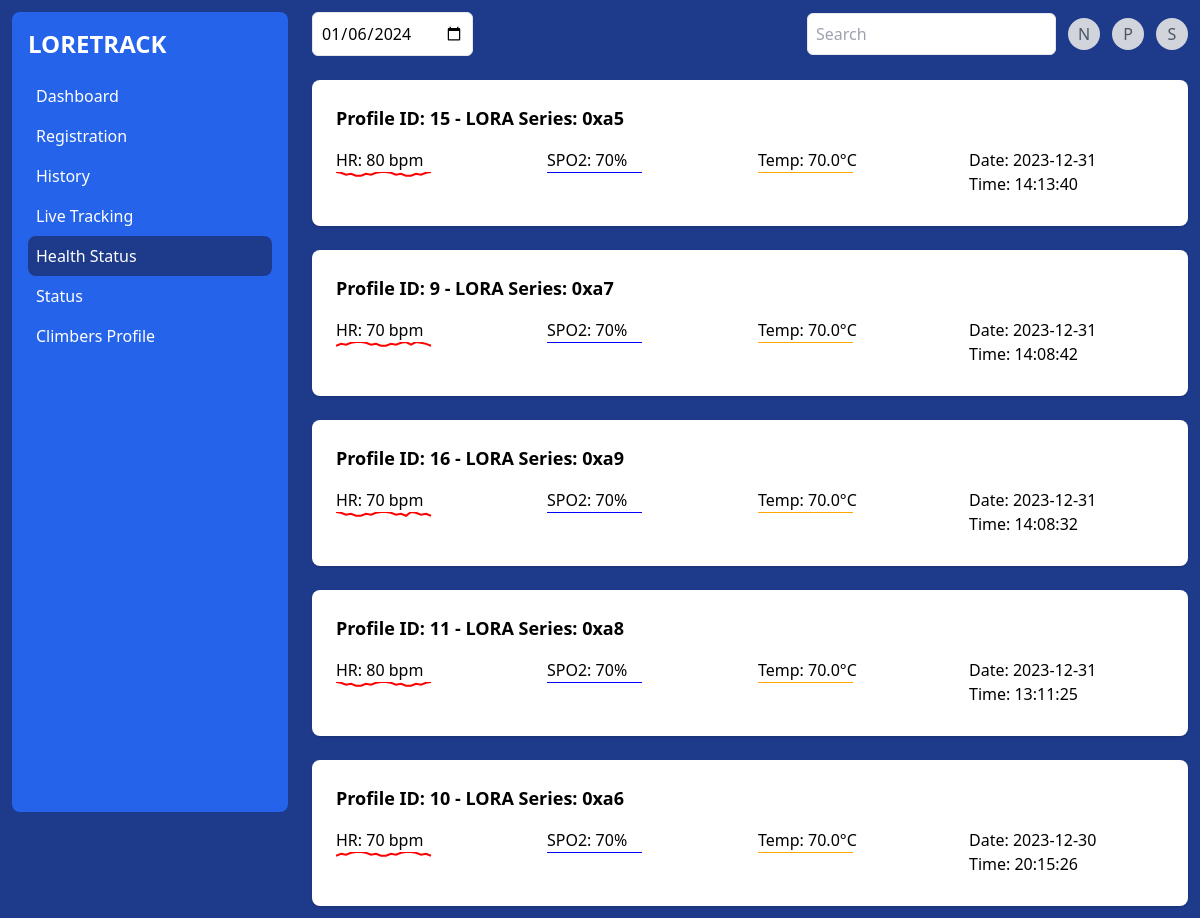
The page /health-status.php on the database its author committed.
### tables this page shows
CREATE TABLE `health_status` (
  `status_id` int(11) NOT NULL,
  `lora_noseries` varchar(20) DEFAULT NULL,
  `HR` int(11) DEFAULT NULL,
  `SPO2` int(11) DEFAULT NULL,
  `Temp` decimal(3,1) DEFAULT NULL,
  `time` time DEFAULT current_timestamp(),
  `date` date DEFAULT current_timestamp(),
  `profile_id` int(11) DEFAULT NULL
);

### health-status.php (the view, shortened to what this page needs)
<?php
include 'config.php';
$dateSelected = date('Y-m-d');
$healthStatusByProfile = [];
try {
    $stmt = $pdo->query("SELECT profile_id, lora_noseries, HR, SPO2, Temp, date, time FROM health_status ORDER BY date DESC, time DESC");
    while ($row = $stmt->fetch(PDO::FETCH_ASSOC)) {
        $healthStatusByProfile[$row['profile_id']]['records'][] = $row;
        $healthStatusByProfile[$row['profile_id']]['lora_noseries'] = $row['lora_noseries'];
    }
    foreach ($healthStatusByProfile as $profileId => $data) {
        $records = array_slice($data['records'], 0, 20);
        $healthStatusByProfile[$profileId]['records'] = array_reverse($records);
    }
} catch (PDOException $e) {
    error_log($e->getMessage());
    exit('Error connecting to database');
}
function generateSparkline($values, $color) {
    $maxValue = max($values);
    $points = array_map(function($value, $index) use ($maxValue) {
        $x = $index * 5;
        $y = (1 - $value / $maxValue) * 30;
        return "{$x},{$y}";
    }, $values, array_keys($values));
    return '<svg width="100" height="30" xmlns="http://www.w3.org/2000/svg">'
           . '<polyline fill="none" stroke="' . $color . '" stroke-width="2" points="' . implode(' ', $points) . '"/>'
           . '</svg>';
}
?>
<!DOCTYPE html>
<html lang="en">
<head>
    <link href="https://cdn.jsdelivr.net/npm/tailwindcss@2.2.19/dist/tailwind.min.css" rel="stylesheet">
</head>
<body class="bg-blue-900 p-3">
    <div class="grid grid-cols-4 gap-6">
        <div class="bg-blue-600 text-white p-4 rounded-lg h-screen">
            <h1 class="text-2xl font-bold mb-4">LORETRACK</h1>
            <nav>
                <a href="dashboard.php" class="block py-2 px-2 hover:bg-blue-700 rounded-lg">Dashboard</a>
                <a href="regis.php" class="block py-2 px-2 hover:bg-blue-700 rounded-lg">Registration</a>
                <a href="history.php" class="block py-2 px-2 hover:bg-blue-700 rounded-lg">History</a>
                <a href="live-tracking.php" class="block py-2 px-2 hover:bg-blue-700 rounded-lg">Live Tracking</a>
                <a href="health-status.php" class="block py-2 px-2 bg-blue-900 hover:bg-blue-700 rounded-lg">Health Status</a>
                <a href="notification.php" class="block py-2 px-2 hover:bg-blue-700 rounded-lg">Status</a>
                <a href="profile.php" class="block py-2 px-2 hover:bg-blue-700 rounded-lg">Climbers Profile</a>
            </nav>
        </div>
        <div class="col-span-3 space-y-6">
            <div class="flex justify-between items-center">
            <form action="" method="post">
            <input type="date" name="selectedDate" value="<?= $dateSelected ?>" class="p-2 border rounded-md" onchange="this.form.submit()">
            </form>
                <div class="flex items-center">
                    <input type="search" placeholder="Search" class="p-2 border rounded-md">
                    <a href="notification.php" class="ml-3 bg-gray-300 rounded-full h-8 w-8 flex items-center justify-center text-gray-600">N</a>
                    <div class="ml-3 relative">
                        <div class="bg-gray-300 rounded-full h-8 w-8 flex items-center justify-center text-gray-600 cursor-pointer profile-icon">P</div>
                    </div>
                    <a href="#settings" class="ml-3 bg-gray-300 rounded-full h-8 w-8 flex items-center justify-center text-gray-600">S</a>
                </div>
            </div>
                <?php foreach ($healthStatusByProfile as $profileId => $data): ?>
                    <div class="bg-white p-6 rounded-lg shadow overflow-hidden mb-6">
                        <h3 class="text-lg font-semibold mb-4">Profile ID: <?= htmlspecialchars($profileId) ?> - LORA Series: <?= htmlspecialchars($data['lora_noseries']) ?></h3>
                        <div class="grid grid-cols-4 gap-4">
                            <div>
                                <div>HR: <?= htmlspecialchars(end($data['records'])['HR']) ?> bpm</div>
                                <?= generateSparkline(array_column($data['records'], 'HR'), 'red') ?>
                            </div>
                            <div>
                                <div>SPO2: <?= htmlspecialchars(end($data['records'])['SPO2']) ?>%</div>
                                <?= generateSparkline(array_column($data['records'], 'SPO2'), 'blue') ?>
                            </div>
                            <div>
                                <div>Temp: <?= htmlspecialchars(end($data['records'])['Temp']) ?>°C</div>
                                <?= generateSparkline(array_column($data['records'], 'Temp'), 'orange') ?>
                            </div>
                            <div>
                                <div>Date: <?= htmlspecialchars(end($data['records'])['date']) ?></div>
                                <div>Time: <?= htmlspecialchars(end($data['records'])['time']) ?></div>
                            </div>
                        </div>
                    </div>
                <?php endforeach; ?>
            </div>
        </div>
</body>
</html>

### rows shown on the page
health_status: profileId "15", lora_noseries "0xa5", HR "80", SPO2 "70", Temp "70.0", date "2023-12-31", time "14:13:40"
health_status: profileId "9", lora_noseries "0xa7", HR "70", SPO2 "70", Temp "70.0", date "2023-12-31", time "14:08:42"
health_status: profileId "16", lora_noseries "0xa9", HR "70", SPO2 "70", Temp "70.0", date "2023-12-31", time "14:08:32"
health_status: profileId "11", lora_noseries "0xa8", HR "80", SPO2 "70", Temp "70.0", date "2023-12-31", time "13:11:25"
health_status: profileId "10", lora_noseries "0xa6", HR "70", SPO2 "70", Temp "70.0", date "2023-12-30", time "20:15:26"
